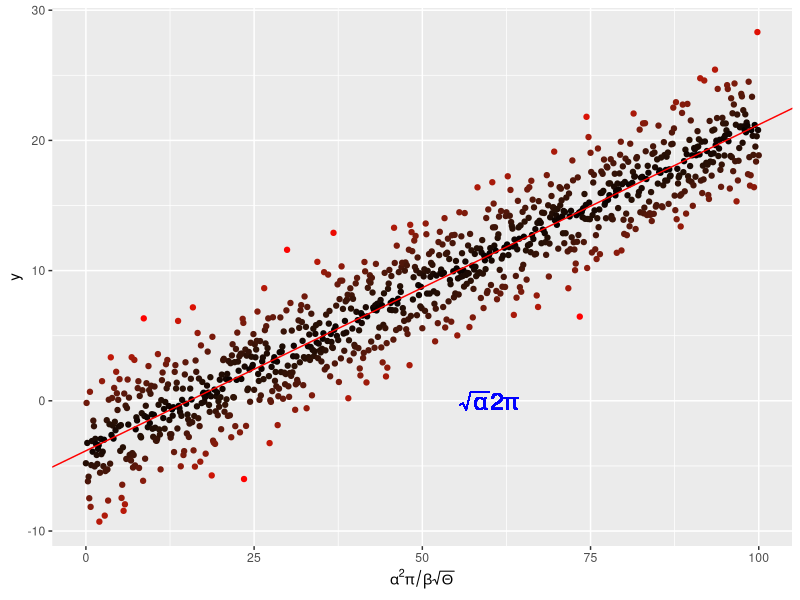

The R script that drew this image: (Note: this script raises an error after producing the figure.)
## 

# Author: Rachel Bates (r.bates18@imperial.ac.uk)
# Version: 0.0.1

## Clear the directory ##

rm(list=ls())

## Packages ##

require(ggplot2)

###############

x <- seq(0, 100, by = 0.1)
y <- -4. + 0.25 * x +
  rnorm(length(x), mean = 0., sd = 2.5)

# and put them in a dataframe
my_data <- data.frame(x = x, y = y)

# perform a linear regression
my_lm <- summary(lm(y ~ x, data = my_data))

# plot the data
p <-  ggplot(my_data, aes(x = x, y = y,
                          colour = abs(my_lm$residual))
             ) +
  geom_point() +
  scale_colour_gradient(low = "black", high = "red") +
  theme(legend.position = "none") +
  scale_x_continuous(
    expression(alpha^2 * pi / beta * sqrt(Theta)))

# add the regression line
p <- p + geom_abline(
  intercept = my_lm$coefficients[1][1],
  slope = my_lm$coefficients[2][1],
  colour = "red")
# throw some math on the plot
p <- p + geom_text(aes(x = 60, y = 0,
                       label = "sqrt(alpha) * 2* pi"), 
                       parse = TRUE, size = 6, 
                       colour = "blue")


pdf("../Output/MyLinReg.pdf", # Open blank pdf page using a relative path
    9, 10)
# Prints the created ggplot to the pdf
print(p)
graphics.off()